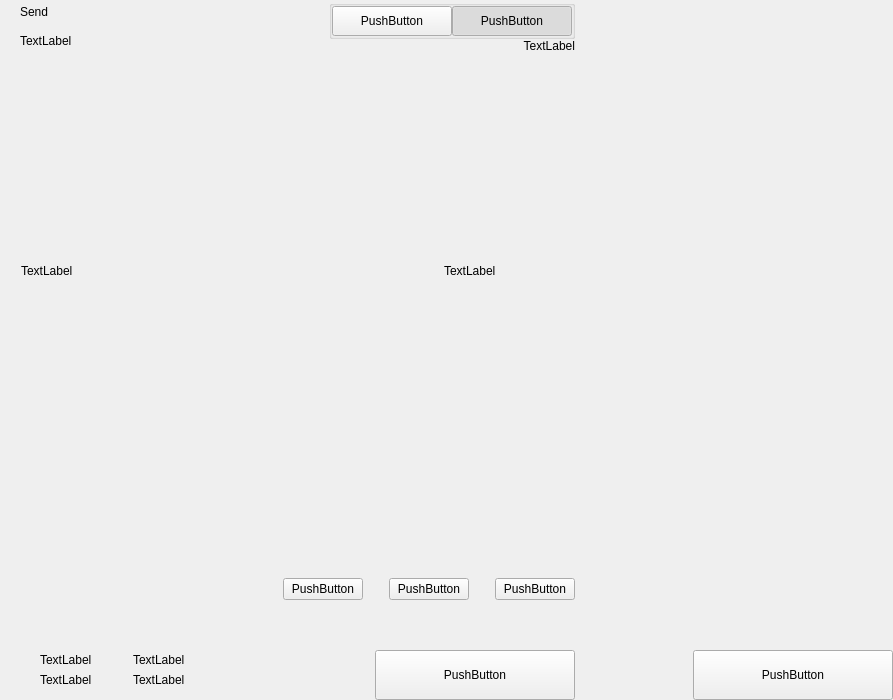
<?xml version="1.0" encoding="UTF-8"?>
<ui version="4.0">
 <class>send</class>
 <widget class="QWidget" name="send">
  <property name="geometry">
   <rect>
    <x>0</x>
    <y>0</y>
    <width>893</width>
    <height>700</height>
   </rect>
  </property>
  <property name="windowTitle">
   <string>Form</string>
  </property>
  <layout class="QHBoxLayout" name="horizontalLayout_2" stretch="2,1">
   <property name="spacing">
    <number>0</number>
   </property>
   <property name="leftMargin">
    <number>0</number>
   </property>
   <property name="topMargin">
    <number>0</number>
   </property>
   <property name="rightMargin">
    <number>0</number>
   </property>
   <property name="bottomMargin">
    <number>0</number>
   </property>
   <item>
    <widget class="QWidget" name="left" native="true">
     <layout class="QVBoxLayout" name="verticalLayout_3">
      <property name="spacing">
       <number>0</number>
      </property>
      <property name="leftMargin">
       <number>0</number>
      </property>
      <property name="topMargin">
       <number>0</number>
      </property>
      <property name="rightMargin">
       <number>0</number>
      </property>
      <property name="bottomMargin">
       <number>0</number>
      </property>
      <item>
       <layout class="QVBoxLayout" name="verticalLayout_22" stretch="0,0,6,0,1,0,0,0">
        <property name="spacing">
         <number>0</number>
        </property>
        <item>
         <layout class="QHBoxLayout" name="horizontalLayout_3">
          <property name="spacing">
           <number>0</number>
          </property>
          <property name="leftMargin">
           <number>20</number>
          </property>
          <property name="rightMargin">
           <number>20</number>
          </property>
          <item>
           <layout class="QVBoxLayout" name="verticalLayout">
            <property name="spacing">
             <number>5</number>
            </property>
            <item>
             <widget class="QLabel" name="labelTitle">
              <property name="text">
               <string>Send</string>
              </property>
              <property name="alignment">
               <set>Qt::AlignLeading|Qt::AlignLeft|Qt::AlignVCenter</set>
              </property>
             </widget>
            </item>
            <item>
             <widget class="QLabel" name="labelSubtitle1">
              <property name="text">
               <string>TextLabel</string>
              </property>
             </widget>
            </item>
           </layout>
          </item>
          <item>
           <spacer name="horizontalSpacer">
            <property name="orientation">
             <enum>Qt::Horizontal</enum>
            </property>
            <property name="sizeHint" stdset="0">
             <size>
              <width>40</width>
              <height>20</height>
             </size>
            </property>
           </spacer>
          </item>
          <item>
           <layout class="QVBoxLayout" name="verticalLayout_6">
            <item>
             <widget class="QGroupBox" name="groupBox">
              <property name="title">
               <string/>
              </property>
              <property name="alignment">
               <set>Qt::AlignLeading|Qt::AlignLeft|Qt::AlignTop</set>
              </property>
              <layout class="QHBoxLayout" name="horizontalLayout_4">
               <property name="spacing">
                <number>0</number>
               </property>
               <property name="leftMargin">
                <number>0</number>
               </property>
               <property name="topMargin">
                <number>0</number>
               </property>
               <property name="rightMargin">
                <number>0</number>
               </property>
               <property name="bottomMargin">
                <number>0</number>
               </property>
               <item>
                <widget class="QPushButton" name="pushLeft">
                 <property name="minimumSize">
                  <size>
                   <width>120</width>
                   <height>30</height>
                  </size>
                 </property>
                 <property name="maximumSize">
                  <size>
                   <width>120</width>
                   <height>30</height>
                  </size>
                 </property>
                 <property name="text">
                  <string>PushButton</string>
                 </property>
                 <property name="checkable">
                  <bool>true</bool>
                 </property>
                 <property name="autoExclusive">
                  <bool>true</bool>
                 </property>
                </widget>
               </item>
               <item>
                <widget class="QPushButton" name="pushRight">
                 <property name="minimumSize">
                  <size>
                   <width>120</width>
                   <height>30</height>
                  </size>
                 </property>
                 <property name="maximumSize">
                  <size>
                   <width>120</width>
                   <height>30</height>
                  </size>
                 </property>
                 <property name="text">
                  <string>PushButton</string>
                 </property>
                 <property name="checkable">
                  <bool>true</bool>
                 </property>
                 <property name="checked">
                  <bool>true</bool>
                 </property>
                 <property name="autoExclusive">
                  <bool>true</bool>
                 </property>
                </widget>
               </item>
              </layout>
             </widget>
            </item>
            <item>
             <widget class="QLabel" name="labelSubtitle2">
              <property name="text">
               <string>TextLabel</string>
              </property>
              <property name="alignment">
               <set>Qt::AlignRight|Qt::AlignTrailing|Qt::AlignVCenter</set>
              </property>
             </widget>
            </item>
           </layout>
          </item>
         </layout>
        </item>
        <item>
         <spacer name="verticalSpacer_2">
          <property name="orientation">
           <enum>Qt::Vertical</enum>
          </property>
          <property name="sizeType">
           <enum>QSizePolicy::Fixed</enum>
          </property>
          <property name="sizeHint" stdset="0">
           <size>
            <width>20</width>
            <height>20</height>
           </size>
          </property>
         </spacer>
        </item>
        <item>
         <layout class="QHBoxLayout" name="horizontalLayout" stretch="6,0,2">
          <property name="spacing">
           <number>0</number>
          </property>
          <property name="leftMargin">
           <number>10</number>
          </property>
          <property name="topMargin">
           <number>0</number>
          </property>
          <property name="rightMargin">
           <number>20</number>
          </property>
          <property name="bottomMargin">
           <number>0</number>
          </property>
          <item>
           <layout class="QVBoxLayout" name="verticalLayout22">
            <property name="spacing">
             <number>0</number>
            </property>
            <item>
             <widget class="QLabel" name="labelSubtitleAddress">
              <property name="styleSheet">
               <string notr="true">margin-left:8px;</string>
              </property>
              <property name="text">
               <string>TextLabel</string>
              </property>
             </widget>
            </item>
           </layout>
          </item>
          <item>
           <spacer name="horizontalSpacer_3">
            <property name="orientation">
             <enum>Qt::Horizontal</enum>
            </property>
            <property name="sizeType">
             <enum>QSizePolicy::Fixed</enum>
            </property>
            <property name="sizeHint" stdset="0">
             <size>
              <width>40</width>
              <height>1</height>
             </size>
            </property>
           </spacer>
          </item>
          <item>
           <layout class="QVBoxLayout" name="verticalLayout_2">
            <property name="spacing">
             <number>0</number>
            </property>
            <item>
             <widget class="QLabel" name="labelSubtitleAmount">
              <property name="text">
               <string>TextLabel</string>
              </property>
             </widget>
            </item>
           </layout>
          </item>
         </layout>
        </item>
        <item>
         <widget class="QScrollArea" name="scrollArea">
          <property name="styleSheet">
           <string notr="true">#scrollArea {
            background:transparent;
            margin-top:10px;
}</string>
          </property>
          <property name="horizontalScrollBarPolicy">
           <enum>Qt::ScrollBarAlwaysOff</enum>
          </property>
          <property name="sizeAdjustPolicy">
           <enum>QAbstractScrollArea::AdjustIgnored</enum>
          </property>
          <property name="widgetResizable">
           <bool>true</bool>
          </property>
          <property name="alignment">
           <set>Qt::AlignLeading|Qt::AlignLeft|Qt::AlignTop</set>
          </property>
          <widget class="QWidget" name="scrollAreaWidgetContents">
           <property name="geometry">
            <rect>
             <x>0</x>
             <y>0</y>
             <width>591</width>
             <height>16</height>
            </rect>
           </property>
           <property name="sizePolicy">
            <sizepolicy hsizetype="Preferred" vsizetype="Maximum">
             <horstretch>0</horstretch>
             <verstretch>0</verstretch>
            </sizepolicy>
           </property>
           <property name="autoFillBackground">
            <bool>false</bool>
           </property>
           <property name="styleSheet">
            <string notr="true">#scrollAreaWidgetContents {
             background:transparent;
             }</string>
           </property>
           <layout class="QVBoxLayout" name="verticalLayout_7">
            <property name="spacing">
             <number>0</number>
            </property>
            <property name="sizeConstraint">
             <enum>QLayout::SetDefaultConstraint</enum>
            </property>
            <property name="leftMargin">
             <number>0</number>
            </property>
            <property name="topMargin">
             <number>0</number>
            </property>
            <property name="rightMargin">
             <number>0</number>
            </property>
            <property name="bottomMargin">
             <number>0</number>
            </property>
           </layout>
          </widget>
         </widget>
        </item>
        <item>
         <spacer name="verticalSpacer_4">
          <property name="orientation">
           <enum>Qt::Vertical</enum>
          </property>
          <property name="sizeType">
           <enum>QSizePolicy::Fixed</enum>
          </property>
          <property name="sizeHint" stdset="0">
           <size>
            <width>20</width>
            <height>20</height>
           </size>
          </property>
         </spacer>
        </item>
        <item>
         <layout class="QHBoxLayout" name="horizontalLayout_20">
          <property name="spacing">
           <number>6</number>
          </property>
          <property name="rightMargin">
           <number>20</number>
          </property>
          <item>
           <spacer name="horizontalSpacer_4">
            <property name="orientation">
             <enum>Qt::Horizontal</enum>
            </property>
            <property name="sizeHint" stdset="0">
             <size>
              <width>40</width>
              <height>20</height>
             </size>
            </property>
           </spacer>
          </item>
          <item>
           <widget class="QPushButton" name="pushButtonFee">
            <property name="text">
             <string>PushButton</string>
            </property>
           </widget>
          </item>
          <item>
           <spacer name="horizontalSpacer_11">
            <property name="orientation">
             <enum>Qt::Horizontal</enum>
            </property>
            <property name="sizeType">
             <enum>QSizePolicy::Minimum</enum>
            </property>
            <property name="sizeHint" stdset="0">
             <size>
              <width>20</width>
              <height>20</height>
             </size>
            </property>
           </spacer>
          </item>
          <item>
           <widget class="QPushButton" name="pushButtonClear">
            <property name="text">
             <string>PushButton</string>
            </property>
           </widget>
          </item>
          <item>
           <spacer name="horizontalSpacer_6">
            <property name="orientation">
             <enum>Qt::Horizontal</enum>
            </property>
            <property name="sizeType">
             <enum>QSizePolicy::Fixed</enum>
            </property>
            <property name="sizeHint" stdset="0">
             <size>
              <width>20</width>
              <height>20</height>
             </size>
            </property>
           </spacer>
          </item>
          <item>
           <widget class="QPushButton" name="pushButtonAddRecipient">
            <property name="text">
             <string>PushButton</string>
            </property>
           </widget>
          </item>
         </layout>
        </item>
        <item>
         <spacer name="verticalSpacer">
          <property name="orientation">
           <enum>Qt::Vertical</enum>
          </property>
          <property name="sizeHint" stdset="0">
           <size>
            <width>20</width>
            <height>40</height>
           </size>
          </property>
         </spacer>
        </item>
        <item>
         <layout class="QHBoxLayout" name="horizontalLayout_7">
          <property name="rightMargin">
           <number>20</number>
          </property>
          <item>
           <layout class="QHBoxLayout" name="horizontalLayout_10">
            <property name="spacing">
             <number>0</number>
            </property>
            <property name="leftMargin">
             <number>8</number>
            </property>
            <item>
             <widget class="QStackedWidget" name="stackedWidget">
              <property name="minimumSize">
               <size>
                <width>0</width>
                <height>60</height>
               </size>
              </property>
              <property name="maximumSize">
               <size>
                <width>16777215</width>
                <height>60</height>
               </size>
              </property>
              <widget class="QWidget" name="page1">
               <layout class="QVBoxLayout" name="verticalLayout_71" stretch="0">
                <property name="spacing">
                 <number>6</number>
                </property>
                <property name="leftMargin">
                 <number>12</number>
                </property>
                <property name="topMargin">
                 <number>0</number>
                </property>
                <property name="rightMargin">
                 <number>0</number>
                </property>
                <property name="bottomMargin">
                 <number>0</number>
                </property>
                <item>
                 <widget class="QWidget" name="coinWidget" native="true">
                  <property name="minimumSize">
                   <size>
                    <width>0</width>
                    <height>60</height>
                   </size>
                  </property>
                  <property name="maximumSize">
                   <size>
                    <width>16777215</width>
                    <height>60</height>
                   </size>
                  </property>
                  <layout class="QHBoxLayout" name="horizontalLayout_9">
                   <property name="spacing">
                    <number>0</number>
                   </property>
                   <property name="leftMargin">
                    <number>20</number>
                   </property>
                   <property name="topMargin">
                    <number>10</number>
                   </property>
                   <property name="rightMargin">
                    <number>20</number>
                   </property>
                   <property name="bottomMargin">
                    <number>10</number>
                   </property>
                   <item>
                    <layout class="QVBoxLayout" name="verticalSend">
                     <property name="spacing">
                      <number>0</number>
                     </property>
                     <item>
                      <widget class="QLabel" name="labelTitleTotalSend">
                       <property name="text">
                        <string>TextLabel</string>
                       </property>
                      </widget>
                     </item>
                     <item>
                      <widget class="QLabel" name="labelAmountSend">
                       <property name="text">
                        <string>TextLabel</string>
                       </property>
                      </widget>
                     </item>
                    </layout>
                   </item>
                   <item>
                    <spacer name="horizontalSpacer_9">
                     <property name="orientation">
                      <enum>Qt::Horizontal</enum>
                     </property>
                     <property name="sizeType">
                      <enum>QSizePolicy::Fixed</enum>
                     </property>
                     <property name="sizeHint" stdset="0">
                      <size>
                       <width>20</width>
                       <height>20</height>
                      </size>
                     </property>
                    </spacer>
                   </item>
                   <item>
                    <widget class="QLabel" name="labelLine">
                     <property name="minimumSize">
                      <size>
                       <width>1</width>
                       <height>0</height>
                      </size>
                     </property>
                     <property name="maximumSize">
                      <size>
                       <width>1</width>
                       <height>16777215</height>
                      </size>
                     </property>
                     <property name="text">
                      <string/>
                     </property>
                    </widget>
                   </item>
                   <item>
                    <spacer name="horizontalSpacer_10">
                     <property name="orientation">
                      <enum>Qt::Horizontal</enum>
                     </property>
                     <property name="sizeType">
                      <enum>QSizePolicy::Fixed</enum>
                     </property>
                     <property name="sizeHint" stdset="0">
                      <size>
                       <width>20</width>
                       <height>20</height>
                      </size>
                     </property>
                    </spacer>
                   </item>
                   <item>
                    <layout class="QVBoxLayout" name="verticalRemaining">
                     <property name="spacing">
                      <number>0</number>
                     </property>
                     <item>
                      <widget class="QLabel" name="labelTitleTotalRemaining">
                       <property name="text">
                        <string>TextLabel</string>
                       </property>
                      </widget>
                     </item>
                     <item>
                      <widget class="QLabel" name="labelAmountRemaining">
                       <property name="text">
                        <string>TextLabel</string>
                       </property>
                      </widget>
                     </item>
                    </layout>
                   </item>
                  </layout>
                 </widget>
                </item>
               </layout>
              </widget>
              <widget class="QWidget" name="page_2"/>
             </widget>
            </item>
           </layout>
          </item>
          <item>
           <spacer name="horizontalSpacer_5">
            <property name="orientation">
             <enum>Qt::Horizontal</enum>
            </property>
            <property name="sizeType">
             <enum>QSizePolicy::Expanding</enum>
            </property>
            <property name="sizeHint" stdset="0">
             <size>
              <width>40</width>
              <height>20</height>
             </size>
            </property>
           </spacer>
          </item>
          <item alignment="Qt::AlignBottom">
           <widget class="QPushButton" name="pushButtonSave">
            <property name="minimumSize">
             <size>
              <width>200</width>
              <height>50</height>
             </size>
            </property>
            <property name="maximumSize">
             <size>
              <width>200</width>
              <height>50</height>
             </size>
            </property>
            <property name="text">
             <string>PushButton</string>
            </property>
           </widget>
          </item>
         </layout>
        </item>
       </layout>
      </item>
     </layout>
    </widget>
   </item>
   <item>
    <widget class="QWidget" name="right" native="true">
     <layout class="QVBoxLayout" name="verticalLayout_5">
      <property name="leftMargin">
       <number>0</number>
      </property>
      <property name="topMargin">
       <number>0</number>
      </property>
      <property name="rightMargin">
       <number>0</number>
      </property>
      <property name="bottomMargin">
       <number>0</number>
      </property>
      <item>
       <layout class="QVBoxLayout" name="verticalLayout_4">
        <property name="spacing">
         <number>6</number>
        </property>
        <item>
         <widget class="OptionButton" name="btnCoinControl" native="true">
          <property name="minimumSize">
           <size>
            <width>0</width>
            <height>50</height>
           </size>
          </property>
         </widget>
        </item>
        <item>
         <widget class="OptionButton" name="btnChangeAddress" native="true">
          <property name="minimumSize">
           <size>
            <width>0</width>
            <height>50</height>
           </size>
          </property>
         </widget>
        </item>
        <item>
         <widget class="OptionButton" name="btnUri" native="true">
          <property name="minimumSize">
           <size>
            <width>0</width>
            <height>50</height>
           </size>
          </property>
         </widget>
        </item>
        <item>
         <spacer name="verticalSpacer_5">
          <property name="orientation">
           <enum>Qt::Vertical</enum>
          </property>
          <property name="sizeHint" stdset="0">
           <size>
            <width>20</width>
            <height>40</height>
           </size>
          </property>
         </spacer>
        </item>
        <item>
         <layout class="QHBoxLayout" name="horizontalLayout_8">
          <item>
           <spacer name="horizontalSpacer_7">
            <property name="orientation">
             <enum>Qt::Horizontal</enum>
            </property>
            <property name="sizeHint" stdset="0">
             <size>
              <width>40</width>
              <height>20</height>
             </size>
            </property>
           </spacer>
          </item>
          <item>
           <widget class="QPushButton" name="pushButtonReset">
            <property name="minimumSize">
             <size>
              <width>200</width>
              <height>50</height>
             </size>
            </property>
            <property name="maximumSize">
             <size>
              <width>200</width>
              <height>50</height>
             </size>
            </property>
            <property name="text">
             <string>PushButton</string>
            </property>
           </widget>
          </item>
         </layout>
        </item>
       </layout>
      </item>
     </layout>
    </widget>
   </item>
  </layout>
 </widget>
 <customwidgets>
  <customwidget>
   <class>OptionButton</class>
   <extends>QWidget</extends>
   <header>qt/vitae/optionbutton.h</header>
   <container>1</container>
  </customwidget>
 </customwidgets>
 <resources/>
 <connections/>
</ui>
